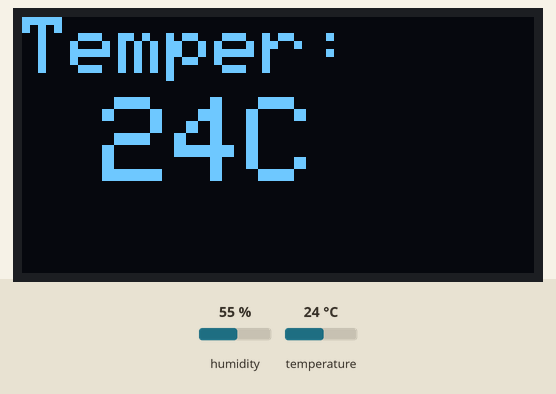
Bench run of a sketch on a simulated ESP8266 (NodeMCU). On the bench: 128×64 one-colour display. The test bench sets the inputs (shaded band); at power-on: humidity 55 %, temperature 24 °C. WiFi joins after 1.5 s; servers stay silent unless stated; no MQTT or app messages arrive unless stated.

Above: at 4.3 s.
4.4 s: humidity set to 22 %
At 13.0 s:
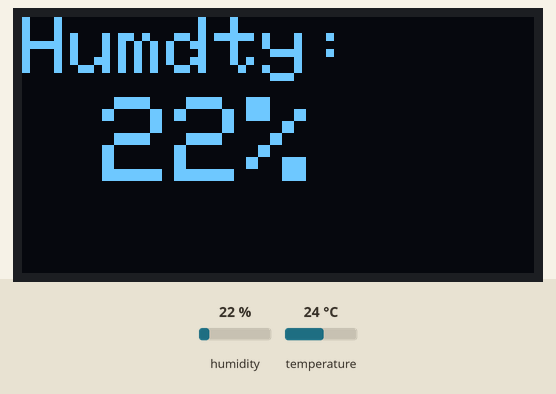
16.4 s: temperature set to 12 °C
At 22.8 s:
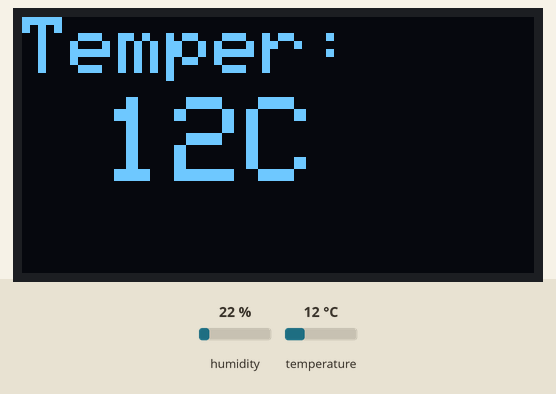
25.4 s: humidity set to 40 %
At 31.4 s:
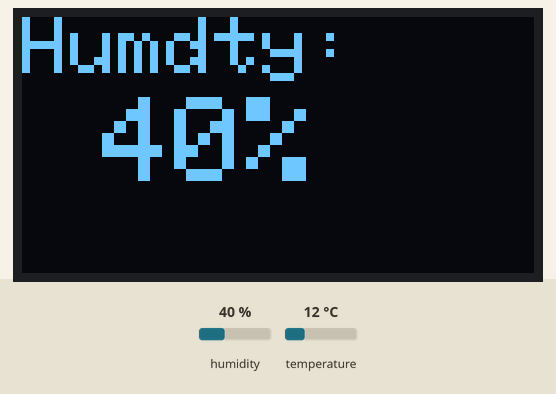
35.6 s: temperature set to 19 °C
At 41.3 s:
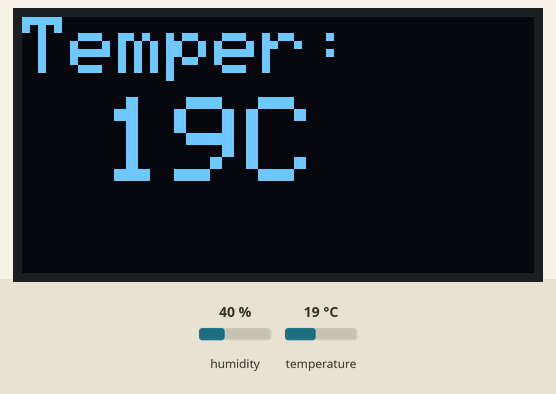
Timing chart, 0 to 42.8 s (numbered marks = the images above; inputs shaded):
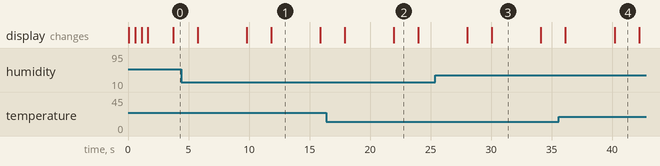

The sketch:

ESP8266_ReadTH.ino
```cpp
//--WIFI--
#include <ESP8266WiFi.h>
const char* ssid = "Dragonsreach";
const char* password = "no#lollygagging!1337";
WiFiClient nodeMCU;

//--MQTT--
#include <PubSubClient.h>
const char* mqtt_broker = "192.168.2.116";
const char* mqtt_clientID = "TopTerm";
PubSubClient client(nodeMCU);
const char* topicTemp = "top/term";
const char* topicHumid = "top/humid";

//-- DHT --
#include <DHT.h>
#define DHTPIN D3
#define DHTTYPE DHT11 //Select type of DHT sensor
DHT dht(DHTPIN, DHTTYPE);
int hum, tmp;

//--DISPLAY--
#include <SPI.h>
#include <Wire.h>
#include <Adafruit_GFX.h>
#include <Adafruit_SSD1306.h>
#define SCREEN_WIDTH 128 // OLED display width, in pixels
#define SCREEN_HEIGHT 64 // OLED display height, in pixels
#define OLED_RESET     -1 // Reset pin # (or -1 if sharing Arduino reset pin)
Adafruit_SSD1306 display(SCREEN_WIDTH, SCREEN_HEIGHT, &Wire, OLED_RESET);

// -- SET-UP --
void setup() {
    //Serial.begin(115200);
    //Set-up Display
    display.begin(SSD1306_SWITCHCAPVCC, 0x3C);
    display.setTextColor(WHITE);
    display.clearDisplay();
    //Set-up DHT
    dht.begin();
    connectWiFi();
    client.setServer(mqtt_broker, 1883);
}

// -- MAIN LOOP --
void loop() {
  if (!client.connected()){
    reconnectMQTT();
  }
  readTempHum();
  publishTempHumid();
  displayInfo();
}

// -- Auxiliary Functions --

// Config and Connect
void connectWiFi(){
  delay(10);
  display.setTextSize(2);
  display.setCursor(0,0);
  display.print("Connect");
  display.display();
  WiFi.begin(ssid, password);
  while(WiFi.status() != WL_CONNECTED){
    delay(500);
    display.print(".");
    display.display();
  }
}

// Reconnect
void reconnectMQTT(){
  while (!client.connected()){
    client.connect(mqtt_clientID);
  }
}

//Show temp and hum on display
void displayInfo(){
  showOnDisplay("Temper: ",tmp,"C");
  showOnDisplay("Humdty:",hum,"%");
}

//Show on Display
void showOnDisplay(const char* text1, int measurm, const char* text2){
  display.clearDisplay();

  display.setTextSize(2);
  display.setCursor(0,0);
  display.print(text1);

  display.setTextSize(3);
  display.setCursor(20,20);
  display.print(measurm);
  display.print(text2);

  display.display();
  delay(2000);
}

//Publish Temp and Humid
void publishTempHumid(){
  client.publish(topicTemp, String(tmp).c_str(), true);
  client.publish(topicHumid, String(hum).c_str(), true);
}

//Read temperature and humidity
void readTempHum(){
    hum = dht.readHumidity();
    tmp = dht.readTemperature();
    delay(2000);
}
```

Measured:
- after the input at 4.4 s, the display: first differs from a run without the input after 7.4 s (image 1)
- after the input at 16.4 s, the display: first differs from a run without the input after 5.6 s (image 2)
- after the input at 25.4 s, the display: first differs from a run without the input after 4.7 s (image 3)
- after the input at 35.6 s, the display: first differs from a run without the input after 4.6 s (image 4)
- what the display in image 1 shows lasts 4.1 s, from 11.8 s to 15.9 s
- what the display in image 2 shows lasts 2.0 s, from 22.0 s to 24.0 s
